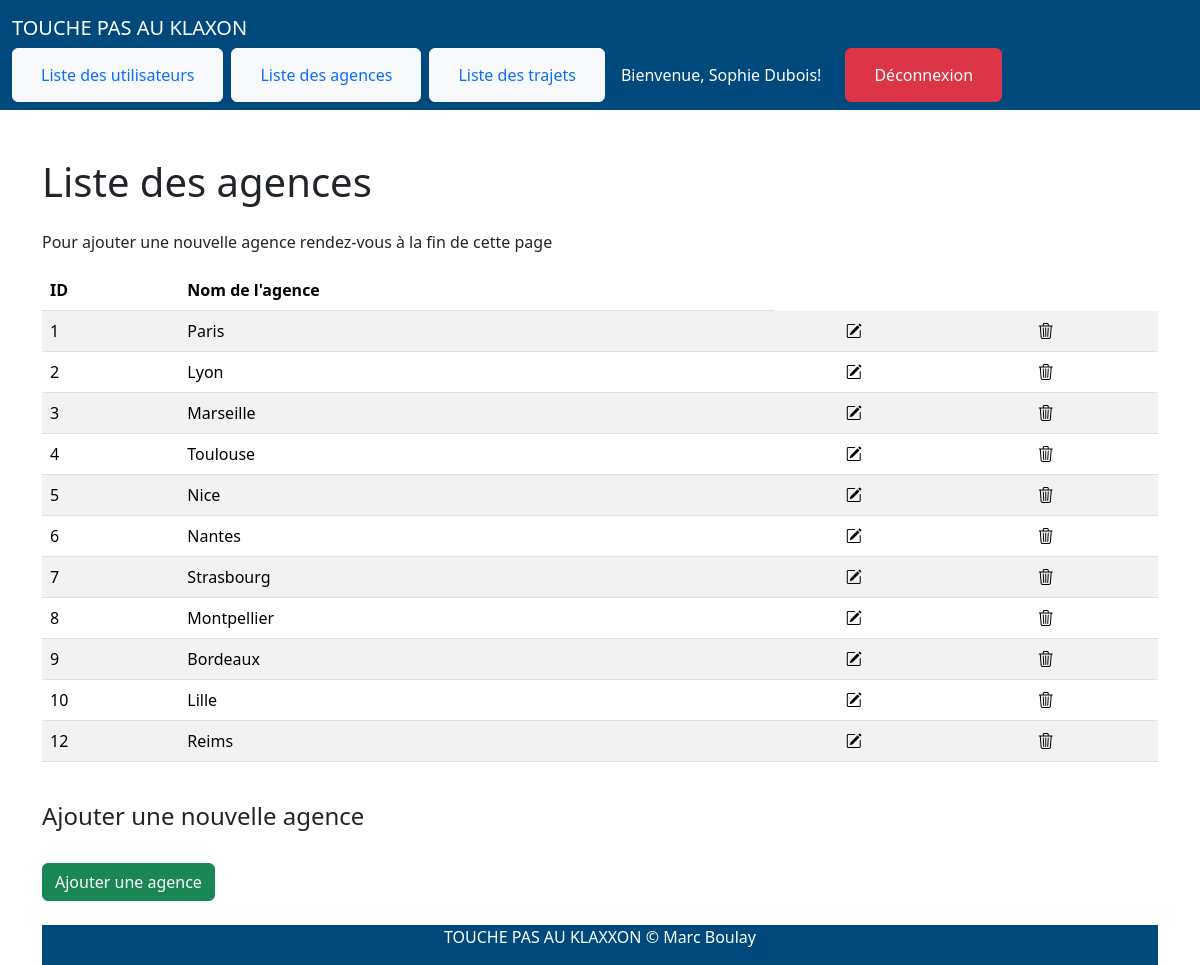
The app's page /templates/agencesList.php (signed in) with its own data.
### tables this page shows
CREATE TABLE `agences` (
  `id` int(11) NOT NULL,
  `ville` varchar(50) NOT NULL
);

### controller/agencesListController.php (called while the page is built)
<?php
require_once '../core/db.php';
$sql = "SELECT * FROM agences";
$resultat = $conn->query($sql);
?>

### templates/agencesList.php (the view, shortened to what this page needs)
<?php
require '../controller/agencesListController.php';
?>
<!DOCTYPE html>
<html lang="fr">
<head>
    <link href="https://cdn.jsdelivr.net/npm/bootstrap@5.3.7/dist/css/bootstrap.min.css" rel="stylesheet">
    <link rel="stylesheet" href="../assets/style.css">
</head>
<header>
    <?php include 'adminNav.php'; ?>
</header>
<body>
    <div class="container mt-5">
        <h1 class="mb-4">Liste des agences</h1>
        <p>Pour ajouter une nouvelle agence rendez-vous à la fin de cette page</p>
        <table class="table table-striped">
            <thead>
                <tr>
                    <th>ID</th>
                    <th>Nom de l'agence</th>
                </tr>
            </thead>
            <tbody>
                <?php if ($resultat->num_rows > 0): ?>
                    <?php while ($ligne = $resultat->fetch_assoc()): ?>
                        <tr>
                            <td><?php echo htmlspecialchars($ligne['id']); ?></td>
                            <td><?php echo htmlspecialchars($ligne['ville']); ?></td>
                            <td>
                                <td data-bs-toggle="modal" data-bs-target="#<?php echo htmlspecialchars($ligne['id']); ?>mod"><i class="bi bi-pencil-square"></i></td>
                            </td>
                            <td>
                                <td data-bs-toggle="modal" data-bs-target="#<?php echo htmlspecialchars($ligne['id']); ?>sup"><i class="bi bi-trash3"></i></td>
                            </td>
                        </tr>
    </div>
                    <?php endwhile; ?>
                <?php else: ?>
                    <tr><td colspan="4">Aucune agence trouvée.</td></tr>
                <?php endif; ?>
        </table><br>
        <h4>Ajouter une nouvelle agence</h4><br>
        <button class="btn btn-success mb-4" data-bs-toggle="modal" data-bs-target="#ajouter">Ajouter une agence</button>
</body>
    <?php include 'footer.php'?>
</html>

### records on screen
agences: id "1", ville "Paris"
agences: id "2", ville "Lyon"
agences: id "3", ville "Marseille"
agences: id "4", ville "Toulouse"
agences: id "5", ville "Nice"
agences: id "6", ville "Nantes"
agences: id "7", ville "Strasbourg"
agences: id "8", ville "Montpellier"
agences: id "9", ville "Bordeaux"
agences: id "10", ville "Lille"
agences: id "12", ville "Reims"

### other values on screen
$_SESSION['prenom'] ." ". $_SESSION['nom'] "Sophie Dubois"
